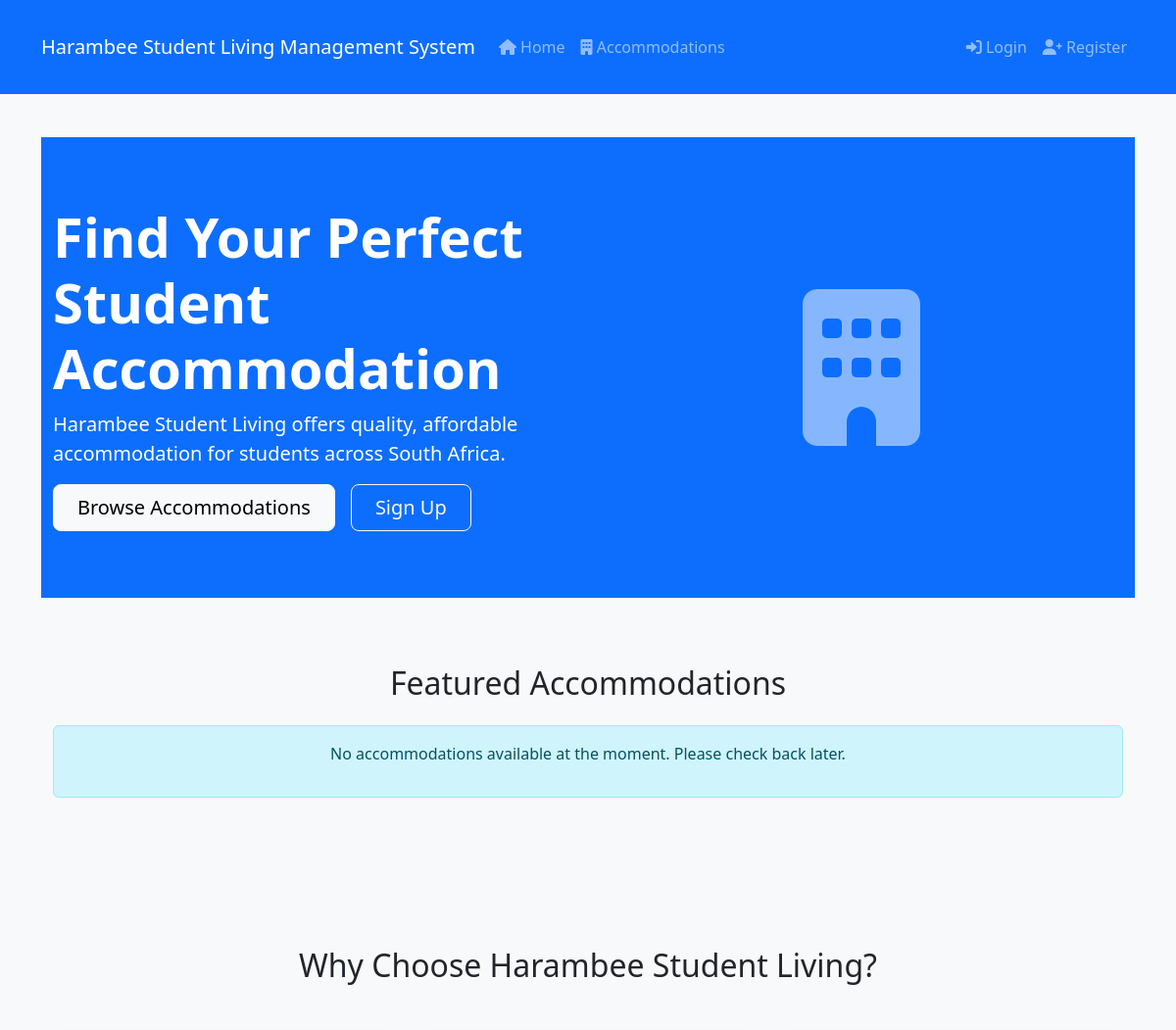
Before: / (upper part) with the older database file.
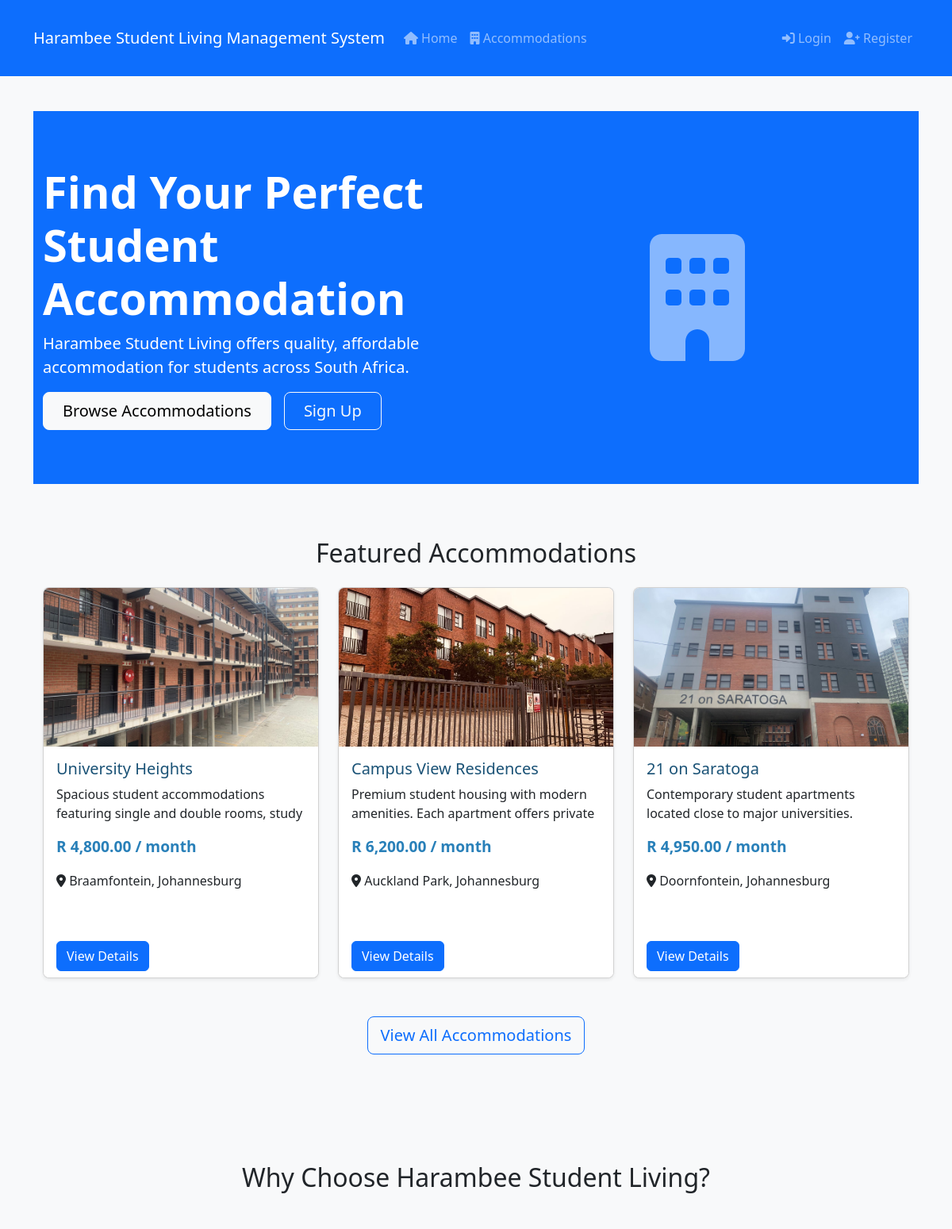
After: the same page with the newer database file.
### tables this page shows
CREATE TABLE accommodations (
        id INTEGER PRIMARY KEY AUTOINCREMENT,
        name VARCHAR(100) NOT NULL,
        location TEXT NOT NULL,
        description TEXT,
        rooms_available INTEGER NOT NULL,
        price_per_month DECIMAL(10,2) NOT NULL,
        admin_id INTEGER,
        image_path VARCHAR(255),
        created_at DATETIME NOT NULL,
        FOREIGN KEY (admin_id) REFERENCES users (id)
    );

### includes/authentication.php (called while the page is built, shortened)
<?php
require_once 'database.php';
function isLoggedIn() {
    return isset($_SESSION['user_id']);
}
?>

### includes/database.php (called while the page is built, shortened)
<?php
function connectDB() {
    try {
        if (DB_TYPE === 'sqlite') {
            $pdo = new PDO('sqlite:' . DB_PATH);
        } else {
            $dsn = 'mysql:host=' . DB_HOST . ';dbname=' . DB_NAME . ';charset=utf8mb4';
            $pdo = new PDO($dsn, DB_USER, DB_PASS);
        }
        $pdo->setAttribute(PDO::ATTR_ERRMODE, PDO::ERRMODE_EXCEPTION);
        $pdo->setAttribute(PDO::ATTR_DEFAULT_FETCH_MODE, PDO::FETCH_ASSOC);
        return $pdo;
    } catch (PDOException $e) {
        die("Database connection failed: " . $e->getMessage());
    }
}
function executeQuery($sql, $params = []) {
    try {
        $pdo = connectDB();
        $stmt = $pdo->prepare($sql);
        $stmt->execute($params);
        return $stmt;
    } catch (PDOException $e) {
        die("Query execution failed: " . $e->getMessage());
    }
}
function fetchAll($sql, $params = []) {
    $stmt = executeQuery($sql, $params);
    return $stmt->fetchAll();
}
?>

### includes/functions.php (called while the page is built, shortened)
<?php
require_once 'database.php';
require_once 'authentication.php';
function formatCurrency($amount, $symbol = 'R') {
    return $symbol . ' ' . number_format($amount, 2, '.', ',');
}
?>

### index.php (the view, shortened to what this page needs)
<?php
require_once 'includes/database.php';
require_once 'includes/functions.php';
require_once 'includes/authentication.php';
$featuredAccommodations = fetchAll("SELECT * FROM accommodations ORDER BY id DESC LIMIT 3");
include 'includes/header.php';
?>
<div class="bg-primary text-white py-5 mb-5">
    <div class="container">
        <div class="row align-items-center">
            <div class="col-lg-6">
                <h1 class="display-4 fw-bold">Find Your Perfect Student Accommodation</h1>
                <p class="lead">Harambee Student Living offers quality, affordable accommodation for students across South Africa.</p>
                <div class="d-grid gap-2 d-md-flex justify-content-md-start">
                    <a href="accommodations.php" class="btn btn-light btn-lg px-4 me-md-2">Browse Accommodations</a>
                    <?php if (!isLoggedIn()): ?>
                        <a href="register.php" class="btn btn-outline-light btn-lg px-4">Sign Up</a>
                    <?php endif; ?>
                </div>
            </div>
            <div class="col-lg-6 d-none d-lg-block">
                <div class="text-center">
                    <i class="fas fa-building fa-10x opacity-50"></i>
                </div>
            </div>
        </div>
    </div>
</div>
<div class="container mb-5">
    <h2 class="text-center mb-4">Featured Accommodations</h2>
    <?php if (empty($featuredAccommodations)): ?>
        <div class="alert alert-info">
            <p class="text-center">No accommodations available at the moment. Please check back later.</p>
        </div>
    <?php else: ?>
        <div class="row">
            <?php foreach ($featuredAccommodations as $accommodation): ?>
                <div class="col-md-4 mb-4">
                    <div class="card h-100 accommodation-card">
                        <?php if (!empty($accommodation['image_path'])): ?>
                            <img src="uploads/accommodations/<?= $accommodation['image_path'] ?>" class="card-img-top" alt="<?= $accommodation['name'] ?>">
                        <?php else: ?>
                            <div class="card-img-top d-flex align-items-center justify-content-center bg-light">
                                <i class="fas fa-building fa-5x text-secondary"></i>
                            </div>
                        <?php endif; ?>
                        <div class="card-body">
                            <h5 class="card-title"><?= $accommodation['name'] ?></h5>
                            <p class="card-text"><?= substr($accommodation['description'], 0, 100) . '...' ?></p>
                            <p class="accommodation-price"><?= formatCurrency($accommodation['price_per_month']) ?> / month</p>
                            <p><i class="fas fa-map-marker-alt"></i> <?= $accommodation['location'] ?></p>
                        </div>
                        <div class="card-footer">
                            <a href="accommodations.php?id=<?= $accommodation['id'] ?>" class="btn btn-primary">View Details</a>
                        </div>
                    </div>
                </div>
            <?php endforeach; ?>
        </div>
        <div class="text-center mt-4">
            <a href="accommodations.php" class="btn btn-outline-primary btn-lg">View All Accommodations</a>
        </div>
    <?php endif; ?>
</div>
<div class="bg-light py-5">
    <div class="container">
        <h2 class="text-center mb-5">Why Choose Harambee Student Living?</h2>
        <div class="row g-4">
        </div>
    </div>
</div>
<?php include 'includes/footer.php'; ?>

Changed rows visible on the page:
added accommodations: image_path (picture), name "University Heights", description "Spacious student accommodations featuring single and double rooms, study…", price_per_month "R 4,800.00", location "Braamfontein, Johannesburg"
added accommodations: image_path (picture), name "Campus View Residences", description "Premium student housing with modern amenities. Each apartment offers private…", price_per_month "R 6,200.00", location "Auckland Park, Johannesburg"
added accommodations: image_path (picture), name "21 on Saratoga", description "Contemporary student apartments located close to major universities.…", price_per_month "R 4,950.00", location "Doornfontein, Johannesburg"
Other visible differences:
text no longer shown: "No accommodations available at the moment. Please check back later."
text now shown: "View All Accommodations"
